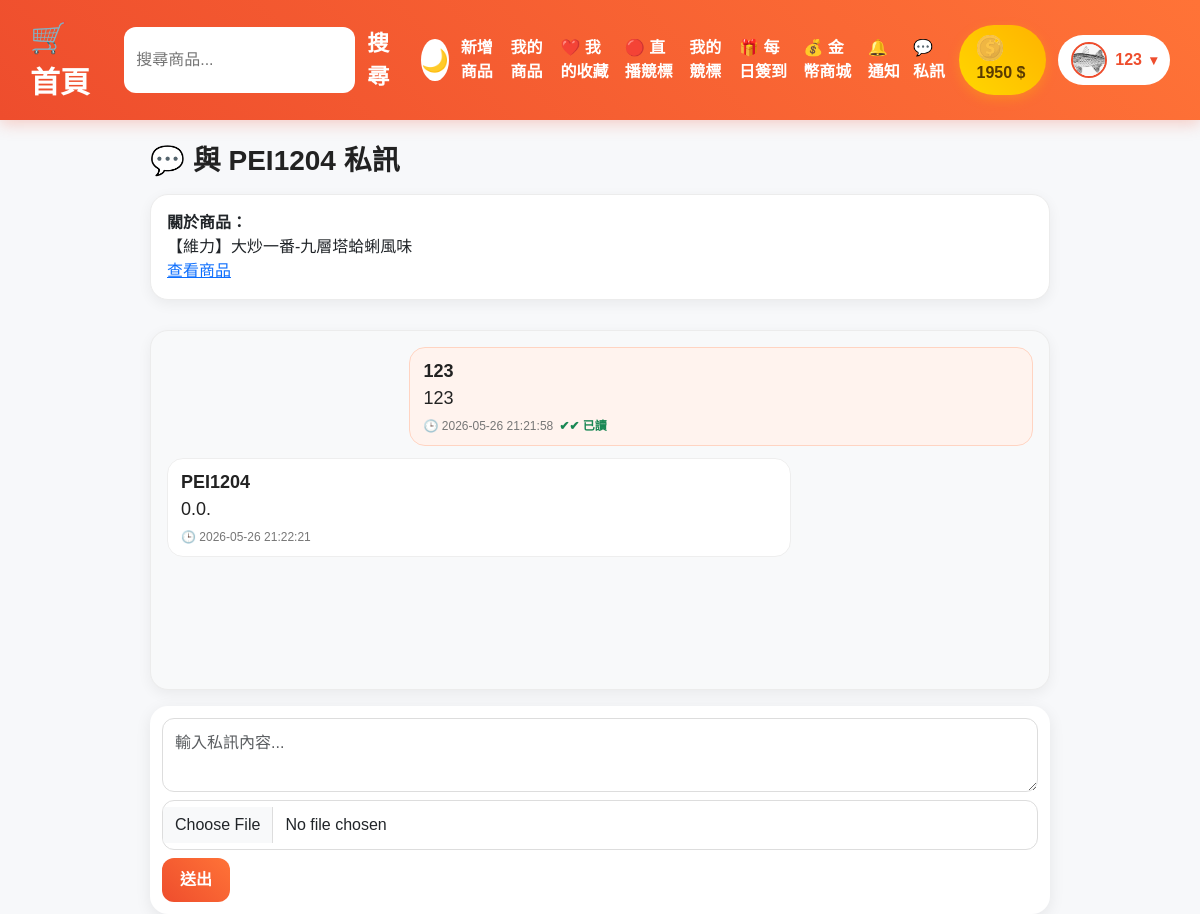
Screenshot of /messages/5?product_id=23 (signed in) with the database file from the repository.
### tables this page shows
CREATE TABLE users (
    id INTEGER PRIMARY KEY AUTOINCREMENT,
    username TEXT UNIQUE,
    email TEXT,
    password TEXT
, coins INTEGER DEFAULT 100, is_admin INTEGER DEFAULT 0, last_checkin TEXT, avatar TEXT, banner TEXT, has_received_listing_bonus INTEGER DEFAULT 0, is_banned INTEGER DEFAULT 0, ban_reason TEXT, admin_role TEXT DEFAULT 'user', email_verified INTEGER DEFAULT 0, email_verify_token TEXT, phone TEXT, phone_verified INTEGER DEFAULT 0, risk_score INTEGER DEFAULT 0, created_at TEXT, last_ip TEXT, identity_verified INTEGER DEFAULT 0, identity_verify_status TEXT DEFAULT '未申請', identity_reject_reason TEXT, identity_verified_at TEXT, exp INTEGER DEFAULT 0, level INTEGER DEFAULT 1);

CREATE TABLE products (
    id INTEGER PRIMARY KEY AUTOINCREMENT,
    title TEXT,
    start_price INTEGER,
    current_price INTEGER,
    image TEXT,
    description TEXT,
    category TEXT,
    end_time TEXT,
    user_id INTEGER
, views INTEGER DEFAULT 0, is_pinned INTEGER DEFAULT 0, pin_expire_time TEXT, special_frame INTEGER DEFAULT 0, is_completed INTEGER DEFAULT 0, meet_location TEXT, is_paused INTEGER DEFAULT 0, image1 TEXT, image2 TEXT, image3 TEXT, image4 TEXT, image5 TEXT, condition TEXT DEFAULT '二手', ending_reminder_sent INTEGER DEFAULT 0, trade_method TEXT DEFAULT '面交', meetup_time TEXT DEFAULT '平日晚上', payment_method TEXT DEFAULT '現金', admin_hidden INTEGER DEFAULT 0, admin_hidden_reason TEXT, admin_hidden_at TEXT);

CREATE TABLE private_messages (
        id INTEGER PRIMARY KEY AUTOINCREMENT,
        sender_id INTEGER,
        receiver_id INTEGER,
        product_id INTEGER,
        message TEXT,
        image TEXT,
        is_read INTEGER DEFAULT 0,
        created_at TEXT
    );

### app.py (the view, shortened to what this page needs)
@app.route("/messages/<int:receiver_id>", methods=["GET", "POST"])
def private_chat(receiver_id):
    if "user_id" not in session:
        return redirect("/login")
    product_id = request.args.get("product_id")
    db = get_db()
    db.execute("""
        UPDATE private_messages
        SET is_read=1
        WHERE sender_id=? AND receiver_id=?
    """, (receiver_id, session["user_id"]))
    messages = db.execute("""
        SELECT private_messages.*, users.username AS sender_name
        FROM private_messages
        JOIN users ON private_messages.sender_id = users.id
        WHERE
            (sender_id=? AND receiver_id=?)
            OR
            (sender_id=? AND receiver_id=?)
        ORDER BY private_messages.id ASC
    """, (
        session["user_id"], receiver_id,
        receiver_id, session["user_id"]
    )).fetchall()
    receiver = db.execute(
        "SELECT * FROM users WHERE id=?",
        (receiver_id,)
    ).fetchone()
    product = None
    if product_id:
        product = db.execute(
            "SELECT * FROM products WHERE id=?",
            (product_id,)
        ).fetchone()
    db.commit()
    db.close()
    return render_template(
        "private_chat.html",
        messages=messages,
        receiver=receiver,
        product=product
    )

### app.py (called while the page is built, shortened)
def get_db():
    conn = sqlite3.connect(
        DATABASE,
        timeout=30,
        check_same_thread=False
    )
    conn.row_factory = sqlite3.Row
    return conn

def inject_notification_count():
    if "user_id" not in session:
        return dict(notification_count=0)
    db = get_db()
    count = db.execute(
        """
        SELECT COUNT(*) AS count
        FROM notifications
        WHERE user_id=? AND is_read=0
        """,
        (session["user_id"],)
    ).fetchone()["count"]
    db.close()
    return dict(notification_count=count)

def inject_active_announcements():
    try:
        db = get_db()
        ensure_admin_feature_columns(db)
        announcements = db.execute(
            """
            SELECT *
            FROM announcements
            WHERE IFNULL(is_active, 1)=1
            ORDER BY id DESC
            LIMIT 3
            """
        ).fetchall()
        db.close()
        return dict(active_announcements=announcements)
    except Exception:
        return dict(active_announcements=[])

def current_admin_role():
    role = session.get("admin_role", "user")
    if role == "user" and session.get("is_admin") == 1:
        return "super_admin"
    return role

def is_super_admin():
    return current_admin_role() == "super_admin"

@app.before_request
def protect_admin_routes():
    if not request.path.startswith("/admin"):
        return None

@app.context_processor
def inject_admin_role_helpers():
    return dict(
        current_admin_role=current_admin_role(),
        admin_role_name=admin_role_name,
        require_admin_role=require_admin_role,
        is_super_admin=is_super_admin()
    )

### templates/private_chat.html (shortened to what this page needs)
{% extends "layout.html" %}
{% block content %}
<div class="private-chat-page">
    <h2 class="private-chat-title">💬 與 {{ receiver.username }} 私訊</h2>
    {% if product %}
    <div class="card p-3 mb-3">
        <strong>關於商品：</strong>
        {{ product.title }}
        <br>
        <a href="/product/{{ product.id }}">查看商品</a>
    </div>
    {% endif %}
    <div class="chat-box" id="chatBox">
        {% for m in messages %}
            <div class="chat-message {% if m.sender_id == session.get('user_id') %}my-message{% endif %}">
                <strong>{{ m.sender_name }}</strong>
                {% if m.message %}
                    <p class="mb-1">{{ m.message }}</p>
                {% endif %}
                <div class="chat-meta">
                    <span>🕒 {{ m.created_at }}</span>
                    {% if m.sender_id == session.get("user_id") %}
                        {% if m.is_read == 1 %}
                            <span class="read-status read">✔✔ 已讀</span>
                        {% else %}
                            <span class="read-status sent">✔ 已送出</span>
                        {% endif %}
                    {% endif %}
                </div>
            </div>
        {% endfor %}
    </div>
    <form method="POST" enctype="multipart/form-data" class="chat-form mt-3">
        <textarea
            name="message"
            class="form-control"
            placeholder="輸入私訊內容..."
        ></textarea>
        <input
            type="file"
            name="image"
            class="form-control mt-2"
        >
        <button class="btn btn-shopee mt-2">
            送出
        </button>
    </form>
</div>
{% endblock %}

### static/style.css (style rules this page uses)
* { margin:0; padding:0; box-sizing:border-box; }
body { background:#f5f5f5; font-family:Arial,sans-serif; color:#222; overflow-x:hidden; }
.p-3 { padding:22px; }
.btn-auction, .btn-shopee { display:block; text-align:center; padding:14px; border-radius:14px; text-decoration:none; font-weight:bold; color:white; background: linear-gradient( 45deg, #ee4d2d, #ff7337 ); transition:0.3s; border:none; }
.form-control { padding:12px; border-radius:12px; border:1px solid #ddd; }
.chat-box { background: white; padding: 25px; border-radius: 20px; margin-top: 30px; box-shadow: 0 5px 20px rgba(238,77,45,0.08); }
.chat-message { background: white; padding: 10px 14px; border-radius: 12px; margin-bottom: 10px; box-shadow: 0 2px 8px rgba(0,0,0,0.05); }
.chat-message { background: #f5f5f5; padding: 14px 18px; border-radius: 14px; margin-bottom: 12px; font-size: 18px; }
.chat-message span { word-break: break-word; }
body { background:#f7f8fa; }
.product-card, .review-card, .chat-box, .notification-card, .message-card, .form-box, .card, .bid-box, .seller-info-box, .auto-bid-box, .winner-box { border-radius:18px !important; box-shadow:0 4px 14px rgba(0,0,0,.06) !important; border:1px solid #ececec; }
.chat-message { box-shadow:none !important; border:1px solid #eee; background:white; }
.btn-shopee { border-radius:12px; padding:10px 18px; }
input, textarea, select { border-radius:12px !important; }

### templates/private_chat.html (style rules this page uses)
.private-chat-page { max-width:900px; margin:0 auto; }
.private-chat-title { font-size:28px; font-weight:800; margin-bottom:16px; }
.chat-box { background:#f8f9fa; border-radius:18px; padding:16px; min-height:360px; max-height:65vh; overflow-y:auto; }
.chat-message { background:white; border-radius:16px; padding:10px 13px; margin-bottom:12px; max-width:72%; box-shadow:0 3px 10px rgba(0,0,0,0.06); }
.my-message { margin-left:auto; background:#fff3ee; border:1px solid #ffd4c2; }
.chat-meta { display:flex; align-items:center; gap:6px; color:#777; font-size:12px; margin-top:5px; }
.read-status { font-weight:700; }
.read-status.read { color:#198754; }
.chat-form { background:white; border-radius:18px; padding:12px; box-shadow:0 4px 16px rgba(0,0,0,0.08); }

### rows the page displays
users: username "PEI1204"
products: title "【維力】大炒一番-九層塔蛤蜊風味"
private_messages: sender_name "123", message "123", created_at "2026-05-26 21:21:58", sender_id "✔✔ 已讀"
private_messages: sender_name "PEI1204", message "0.0.", created_at "2026-05-26 21:22:21"

### other values shown
{{ session.get("coins", 0) }} "1950"
{{ session["username"] }} "123"
